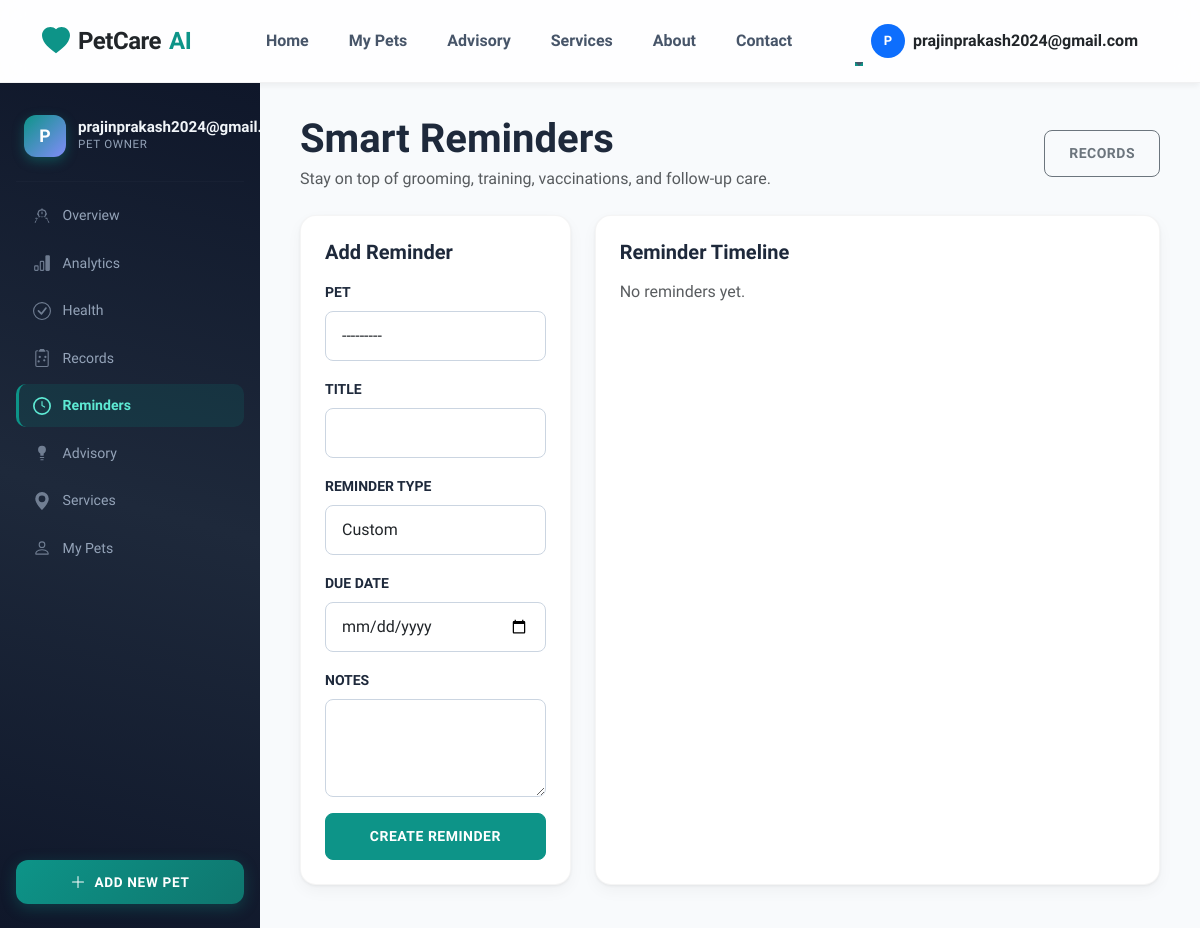
Page /records/reminders/ (signed in) on the earlier database version.
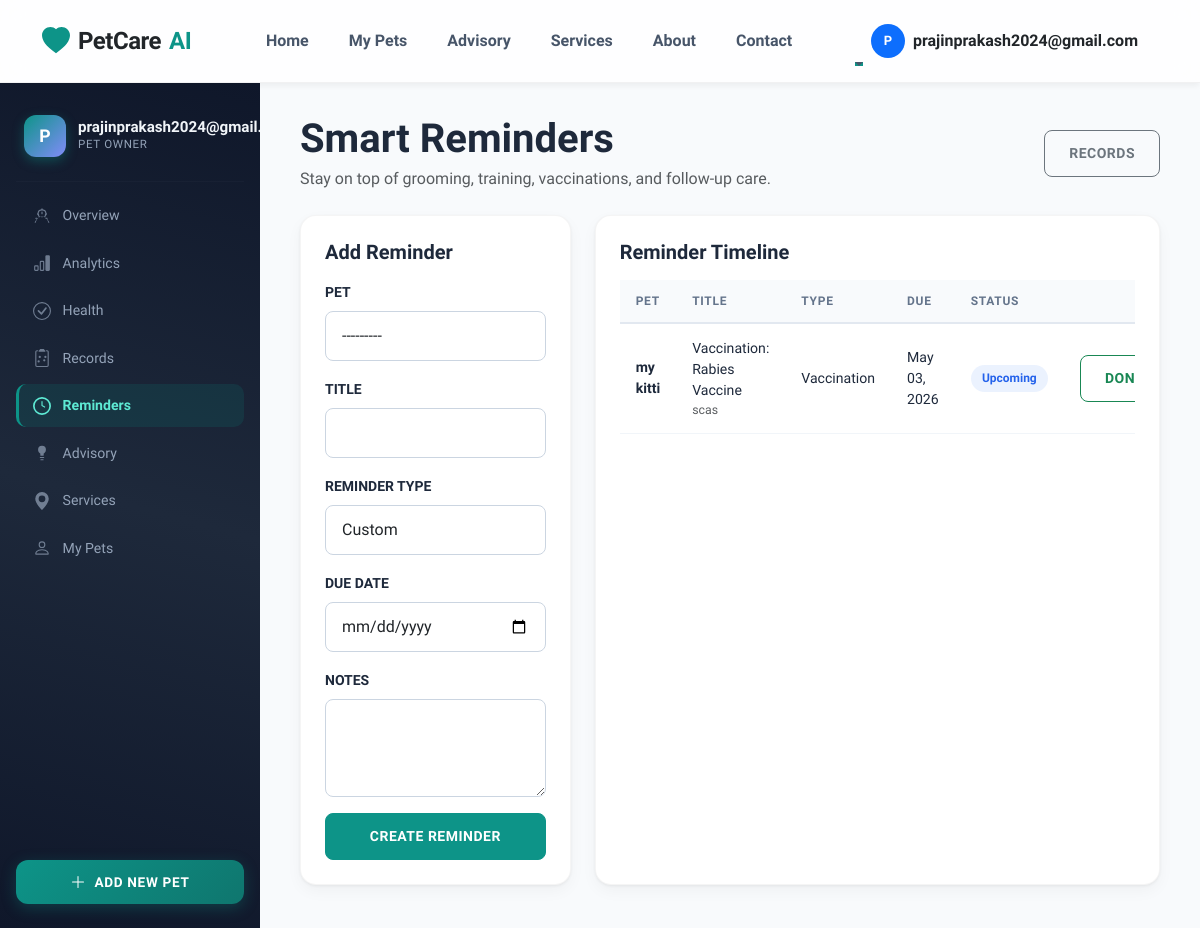
Same page on the later database version.
### records/models.py (models this page shows, shortened)
class Reminder(models.Model):
    REMINDER_TYPE_CHOICES = [
        ("vaccination", "Vaccination"),
        ("grooming", "Grooming"),
        ("training", "Training"),
        ("medical", "Medical visit"),
        ("follow_up", "Follow-up"),
        ("custom", "Custom"),
    ]
    pet = models.ForeignKey(Pet, on_delete=models.CASCADE, related_name="reminders")
    title = models.CharField(max_length=160)
    reminder_type = models.CharField(max_length=30, choices=REMINDER_TYPE_CHOICES, default="custom")
    due_date = models.DateField()
    notes = models.TextField(blank=True)
    is_completed = models.BooleanField(default=False)
    created_at = models.DateTimeField(auto_now_add=True)
    class Meta:
        ordering = ["is_completed", "due_date", "title"]
    @property
    def is_overdue(self) -> bool:
        return not self.is_completed and self.due_date < timezone.localdate()

### pets/models.py (models this page shows)
class Pet(models.Model):
    SPECIES_CHOICES = [
        ("dog", "Dog"),
        ("cat", "Cat"),
    ]
    owner = models.ForeignKey(User, on_delete=models.CASCADE, related_name="pets")
    name = models.CharField(max_length=100)
    species = models.CharField(max_length=20, choices=SPECIES_CHOICES)
    breed = models.CharField(max_length=100, blank=True)
    date_of_birth = models.DateField(null=True, blank=True)
    weight_kg = models.DecimalField(max_digits=5, decimal_places=2, null=True, blank=True)
    image = models.ImageField(upload_to="pet_images/", null=True, blank=True)
    created_at = models.DateTimeField(auto_now_add=True)
    def __str__(self) -> str:
        return f"{self.name} ({self.species})"

### records/views.py (the view)
# urls.py: path("reminders/", views.reminders_view, name="reminders"),
@login_required
def reminders_view(request):
    pet_ids = _user_pet_ids(request.user)
    if request.method == "POST":
        form = ReminderForm(request.POST, user=request.user)
        if form.is_valid():
            form.save()
            messages.success(request, "Reminder created.")
            return redirect("records:reminders")
    else:
        form = ReminderForm(user=request.user)
    reminders = (
        Reminder.objects.filter(pet__in=pet_ids)
        .select_related("pet")
        .order_by("is_completed", "due_date")
    )
    return render(
        request,
        "records/reminders.html",
        {"form": form, "reminders": reminders, "active_section": "reminders"},
    )

### records/forms.py
class ReminderForm(OwnerPetFormMixin, forms.ModelForm):
    class Meta:
        model = Reminder
        fields = ("pet", "title", "reminder_type", "due_date", "notes")
        widgets = {
            "pet": forms.Select(attrs={"class": "form-control"}),
            "title": forms.TextInput(attrs={"class": "form-control"}),
            "reminder_type": forms.Select(attrs={"class": "form-control"}),
            "due_date": forms.DateInput(attrs={"type": "date", "class": "form-control"}),
            "notes": forms.Textarea(attrs={"class": "form-control", "rows": 3}),
        }

### records/views.py (called while the page is built)
def _user_pet_ids(user):
    return user.pets.values_list("id", flat=True)

### templates/records/reminders.html (shortened to what this page needs)
{% extends "analytics/dashboard_base.html" %}
{% block dashboard_content %}
<div>
    <div class="d-flex flex-wrap justify-content-between align-items-center gap-3 mb-4">
        <div>
            <h1 class="fw-bold mb-1">Smart Reminders</h1>
            <p class="text-muted mb-0">Stay on top of grooming, training, vaccinations, and follow-up care.</p>
        </div>
        <a href="{% url 'records:records_home' %}" class="btn btn-outline-secondary">Records</a>
    </div>
    <div class="row g-4">
        <div class="col-lg-4">
            <div class="chart-card">
                <h5 class="fw-bold mb-3">Add Reminder</h5>
                <form method="post" novalidate>
                    {% for field in form %}
                        <div class="mb-3">
                            <label class="form-label fw-semibold small text-uppercase" for="{{ field.id_for_label }}">{{ field.label }}</label>
                            {{ field }}
                        </div>
                    {% endfor %}
                    <button type="submit" class="btn btn-primary w-100">Create Reminder</button>
                </form>
            </div>
        </div>
        <div class="col-lg-8">
            <div class="chart-card">
                <h5 class="fw-bold mb-3">Reminder Timeline</h5>
                {% if reminders %}
                    <div class="table-responsive">
                        <table class="data-table">
                            <thead>
                            <tr>
                                <th>Pet</th>
                                <th>Title</th>
                                <th>Type</th>
                                <th>Due</th>
                                <th>Status</th>
                                <th class="text-end">Actions</th>
                            </tr>
                            </thead>
                            <tbody>
                            {% for reminder in reminders %}
                            <tr>
                                <td><strong>{{ reminder.pet.name }}</strong></td>
                                <td>
                                    {{ reminder.title }}
                                    {% if reminder.notes %}<div class="text-muted small">{{ reminder.notes|truncatewords:10 }}</div>{% endif %}
                                </td>
                                <td>{{ reminder.get_reminder_type_display }}</td>
                                <td>{{ reminder.due_date|date:"M d, Y" }}</td>
                                <td>
                                    {% if reminder.is_completed %}
                                        <span class="status-badge completed">Completed</span>
                                    {% elif reminder.is_overdue %}
                                        <span class="status-badge missed">Overdue</span>
                                    {% else %}
                                        <span class="status-badge scheduled">Upcoming</span>
                                    {% endif %}
                                </td>
                                <td class="text-end" style="white-space: nowrap;">
                                    {% if not reminder.is_completed %}
                                    <form method="post" action="{% url 'records:complete_reminder' reminder.id %}" class="d-inline">
                                        <button class="btn btn-sm btn-outline-success">Done</button>
                                    </form>
                                    {% endif %}
                                </td>
                            </tr>
                            {% endfor %}
                            </tbody>
                        </table>
                    </div>
                {% else %}
                    <p class="text-muted mb-0">No reminders yet.</p>
                {% endif %}
            </div>
        </div>
    </div>
</div>
{% endblock %}

Differences in the rows shown:
added Reminder: pet.name "my kitti", title "Vaccination: Rabies Vaccine", notes "scas", reminder_type "Vaccination", due_date "May 03, 2026", is_completed "Upcoming"
Other differences:
text no longer shown: "No reminders yet."
text now shown: "PET TITLE TYPE DUE STATUS"
